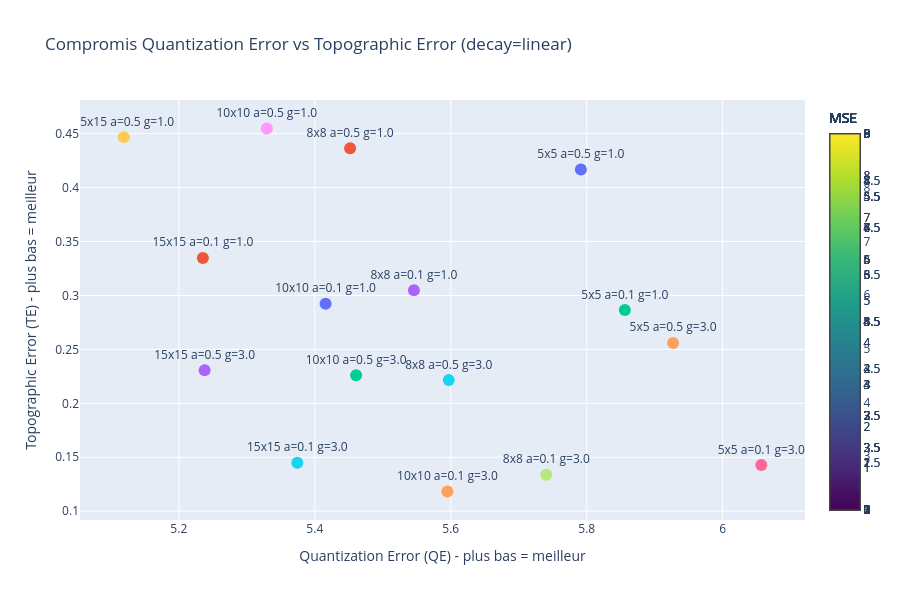

Notebook code for this chart:
### Code cell
# Heatmap QE vs TE pour visualiser le compromis
# Filtrer : decay=linear seulement pour la heatmap
linear_agg = [a for a in aggregated if a["decay"] == "linear"]

fig = go.Figure()
for a in linear_agg:
    fig.add_trace(go.Scatter(
        x=[a["qe_mean"]], y=[a["te_mean"]],
        mode="markers+text",
        text=[f"{a['grid']} a={a['alpha']} g={a['gamma']}"],
        textposition="top center",
        marker=dict(size=12, color=a["mse_mean"], colorscale="Viridis",
                    showscale=True, colorbar=dict(title="MSE")),
        showlegend=False
    ))

fig.update_layout(
    title="Compromis Quantization Error vs Topographic Error (decay=linear)",
    xaxis_title="Quantization Error (QE) - plus bas = meilleur",
    yaxis_title="Topographic Error (TE) - plus bas = meilleur",
    width=900, height=600
)
fig.show()

### Figure 1 — Plotly figure (JSON) as saved in the notebook; plotly's stock layout.template omitted (floating-point values rounded to 4 significant figures)
{"data": [{"marker": {"color": 0.03916, "colorbar": {"title": {"text": "MSE"}}, "colorscale": [[0, "#440154"], [0.1111, "#482878"], [0.2222, "#3e4989"], [0.3333, "#31688e"], [0.4444, "#26828e"], [0.5556, "#1f9e89"], [0.6667, "#35b779"], [0.7778, "#6ece58"], [0.8889, "#b5de2b"], [1, "#fde725"]], "showscale": true, "size": 12}, "mode": "markers+text", "showlegend": false, "text": ["10x10 a=0.1 g=1.0"], "textposition": "top center", "type": "scatter", "x": [5.416], "y": [0.2923]}, {"marker": {"color": 0.03666, "colorbar": {"title": {"text": "MSE"}}, "colorscale": [[0, "#440154"], [0.1111, "#482878"], [0.2222, "#3e4989"], [0.3333, "#31688e"], [0.4444, "#26828e"], [0.5556, "#1f9e89"], [0.6667, "#35b779"], [0.7778, "#6ece58"], [0.8889, "#b5de2b"], [1, "#fde725"]], "showscale": true, "size": 12}, "mode": "markers+text", "showlegend": false, "text": ["15x15 a=0.1 g=1.0"], "textposition": "top center", "type": "scatter", "x": [5.235], "y": [0.3347]}, {"marker": {"color": 0.04538, "colorbar": {"title": {"text": "MSE"}}, "colorscale": [[0, "#440154"], [0.1111, "#482878"], [0.2222, "#3e4989"], [0.3333, "#31688e"], [0.4444, "#26828e"], [0.5556, "#1f9e89"], [0.6667, "#35b779"], [0.7778, "#6ece58"], [0.8889, "#b5de2b"], [1, "#fde725"]], "showscale": true, "size": 12}, "mode": "markers+text", "showlegend": false, "text": ["5x5 a=0.1 g=1.0"], "textposition": "top center", "type": "scatter", "x": [5.856], "y": [0.2865]}, {"marker": {"color": 0.04091, "colorbar": {"title": {"text": "MSE"}}, "colorscale": [[0, "#440154"], [0.1111, "#482878"], [0.2222, "#3e4989"], [0.3333, "#31688e"], [0.4444, "#26828e"], [0.5556, "#1f9e89"], [0.6667, "#35b779"], [0.7778, "#6ece58"], [0.8889, "#b5de2b"], [1, "#fde725"]], "showscale": true, "size": 12}, "mode": "markers+text", "showlegend": false, "text": ["8x8 a=0.1 g=1.0"], "textposition": "top center", "type": "scatter", "x": [5.546], "y": [0.3048]}, {"marker": {"color": 0.04171, "colorbar": {"title": {"text": "MSE"}}, "colorscale": [[0, "#440154"], [0.1111, "#482878"], [0.2222, "#3e4989"], [0.3333, "#31688e"], [0.4444, "#26828e"], [0.5556, "#1f9e89"], [0.6667, "#35b779"], [0.7778, "#6ece58"], [0.8889, "#b5de2b"], [1, "#fde725"]], "showscale": true, "size": 12}, "mode": "markers+text", "showlegend": false, "text": ["10x10 a=0.1 g=3.0"], "textposition": "top center", "type": "scatter", "x": [5.595], "y": [0.1182]}, {"marker": {"color": 0.03858, "colorbar": {"title": {"text": "MSE"}}, "colorscale": [[0, "#440154"], [0.1111, "#482878"], [0.2222, "#3e4989"], [0.3333, "#31688e"], [0.4444, "#26828e"], [0.5556, "#1f9e89"], [0.6667, "#35b779"], [0.7778, "#6ece58"], [0.8889, "#b5de2b"], [1, "#fde725"]], "showscale": true, "size": 12}, "mode": "markers+text", "showlegend": false, "text": ["15x15 a=0.1 g=3.0"], "textposition": "top center", "type": "scatter", "x": [5.374], "y": [0.145]}, {"marker": {"color": 0.04837, "colorbar": {"title": {"text": "MSE"}}, "colorscale": [[0, "#440154"], [0.1111, "#482878"], [0.2222, "#3e4989"], [0.3333, "#31688e"], [0.4444, "#26828e"], [0.5556, "#1f9e89"], [0.6667, "#35b779"], [0.7778, "#6ece58"], [0.8889, "#b5de2b"], [1, "#fde725"]], "showscale": true, "size": 12}, "mode": "markers+text", "showlegend": false, "text": ["5x5 a=0.1 g=3.0"], "textposition": "top center", "type": "scatter", "x": [6.057], "y": [0.1427]}, {"marker": {"color": 0.04372, "colorbar": {"title": {"text": "MSE"}}, "colorscale": [[0, "#440154"], [0.1111, "#482878"], [0.2222, "#3e4989"], [0.3333, "#31688e"], [0.4444, "#26828e"], [0.5556, "#1f9e89"], [0.6667, "#35b779"], [0.7778, "#6ece58"], [0.8889, "#b5de2b"], [1, "#fde725"]], "showscale": true, "size": 12}, "mode": "markers+text", "showlegend": false, "text": ["8x8 a=0.1 g=3.0"], "textposition": "top center", "type": "scatter", "x": [5.741], "y": [0.1338]}, {"marker": {"color": 0.038, "colorbar": {"title": {"text": "MSE"}}, "colorscale": [[0, "#440154"], [0.1111, "#482878"], [0.2222, "#3e4989"], [0.3333, "#31688e"], [0.4444, "#26828e"], [0.5556, "#1f9e89"], [0.6667, "#35b779"], [0.7778, "#6ece58"], [0.8889, "#b5de2b"], [1, "#fde725"]], "showscale": true, "size": 12}, "mode": "markers+text", "showlegend": false, "text": ["10x10 a=0.5 g=1.0"], "textposition": "top center", "type": "scatter", "x": [5.329], "y": [0.4547]}, {"marker": {"color": 0.03521, "colorbar": {"title": {"text": "MSE"}}, "colorscale": [[0, "#440154"], [0.1111, "#482878"], [0.2222, "#3e4989"], [0.3333, "#31688e"], [0.4444, "#26828e"], [0.5556, "#1f9e89"], [0.6667, "#35b779"], [0.7778, "#6ece58"], [0.8889, "#b5de2b"], [1, "#fde725"]], "showscale": true, "size": 12}, "mode": "markers+text", "showlegend": false, "text": ["15x15 a=0.5 g=1.0"], "textposition": "top center", "type": "scatter", "x": [5.119], "y": [0.4467]}, {"marker": {"color": 0.04455, "colorbar": {"title": {"text": "MSE"}}, "colorscale": [[0, "#440154"], [0.1111, "#482878"], [0.2222, "#3e4989"], [0.3333, "#31688e"], [0.4444, "#26828e"], [0.5556, "#1f9e89"], [0.6667, "#35b779"], [0.7778, "#6ece58"], [0.8889, "#b5de2b"], [1, "#fde725"]], "showscale": true, "size": 12}, "mode": "markers+text", "showlegend": false, "text": ["5x5 a=0.5 g=1.0"], "textposition": "top center", "type": "scatter", "x": [5.791], "y": [0.4168]}, {"marker": {"color": 0.03967, "colorbar": {"title": {"text": "MSE"}}, "colorscale": [[0, "#440154"], [0.1111, "#482878"], [0.2222, "#3e4989"], [0.3333, "#31688e"], [0.4444, "#26828e"], [0.5556, "#1f9e89"], [0.6667, "#35b779"], [0.7778, "#6ece58"], [0.8889, "#b5de2b"], [1, "#fde725"]], "showscale": true, "size": 12}, "mode": "markers+text", "showlegend": false, "text": ["8x8 a=0.5 g=1.0"], "textposition": "top center", "type": "scatter", "x": [5.452], "y": [0.4365]}, {"marker": {"color": 0.03981, "colorbar": {"title": {"text": "MSE"}}, "colorscale": [[0, "#440154"], [0.1111, "#482878"], [0.2222, "#3e4989"], [0.3333, "#31688e"], [0.4444, "#26828e"], [0.5556, "#1f9e89"], [0.6667, "#35b779"], [0.7778, "#6ece58"], [0.8889, "#b5de2b"], [1, "#fde725"]], "showscale": true, "size": 12}, "mode": "markers+text", "showlegend": false, "text": ["10x10 a=0.5 g=3.0"], "textposition": "top center", "type": "scatter", "x": [5.461], "y": [0.226]}, {"marker": {"color": 0.03678, "colorbar": {"title": {"text": "MSE"}}, "colorscale": [[0, "#440154"], [0.1111, "#482878"], [0.2222, "#3e4989"], [0.3333, "#31688e"], [0.4444, "#26828e"], [0.5556, "#1f9e89"], [0.6667, "#35b779"], [0.7778, "#6ece58"], [0.8889, "#b5de2b"], [1, "#fde725"]], "showscale": true, "size": 12}, "mode": "markers+text", "showlegend": false, "text": ["15x15 a=0.5 g=3.0"], "textposition": "top center", "type": "scatter", "x": [5.238], "y": [0.2308]}, {"marker": {"color": 0.04645, "colorbar": {"title": {"text": "MSE"}}, "colorscale": [[0, "#440154"], [0.1111, "#482878"], [0.2222, "#3e4989"], [0.3333, "#31688e"], [0.4444, "#26828e"], [0.5556, "#1f9e89"], [0.6667, "#35b779"], [0.7778, "#6ece58"], [0.8889, "#b5de2b"], [1, "#fde725"]], "showscale": true, "size": 12}, "mode": "markers+text", "showlegend": false, "text": ["5x5 a=0.5 g=3.0"], "textposition": "top center", "type": "scatter", "x": [5.927], "y": [0.256]}, {"marker": {"color": 0.04169, "colorbar": {"title": {"text": "MSE"}}, "colorscale": [[0, "#440154"], [0.1111, "#482878"], [0.2222, "#3e4989"], [0.3333, "#31688e"], [0.4444, "#26828e"], [0.5556, "#1f9e89"], [0.6667, "#35b779"], [0.7778, "#6ece58"], [0.8889, "#b5de2b"], [1, "#fde725"]], "showscale": true, "size": 12}, "mode": "markers+text", "showlegend": false, "text": ["8x8 a=0.5 g=3.0"], "textposition": "top center", "type": "scatter", "x": [5.597], "y": [0.2215]}], "layout": {"height": 600, "title": {"text": "Compromis Quantization Error vs Topographic Error (decay=linear)"}, "width": 900, "xaxis": {"title": {"text": "Quantization Error (QE) - plus bas = meilleur"}}, "yaxis": {"title": {"text": "Topographic Error (TE) - plus bas = meilleur"}}}}
